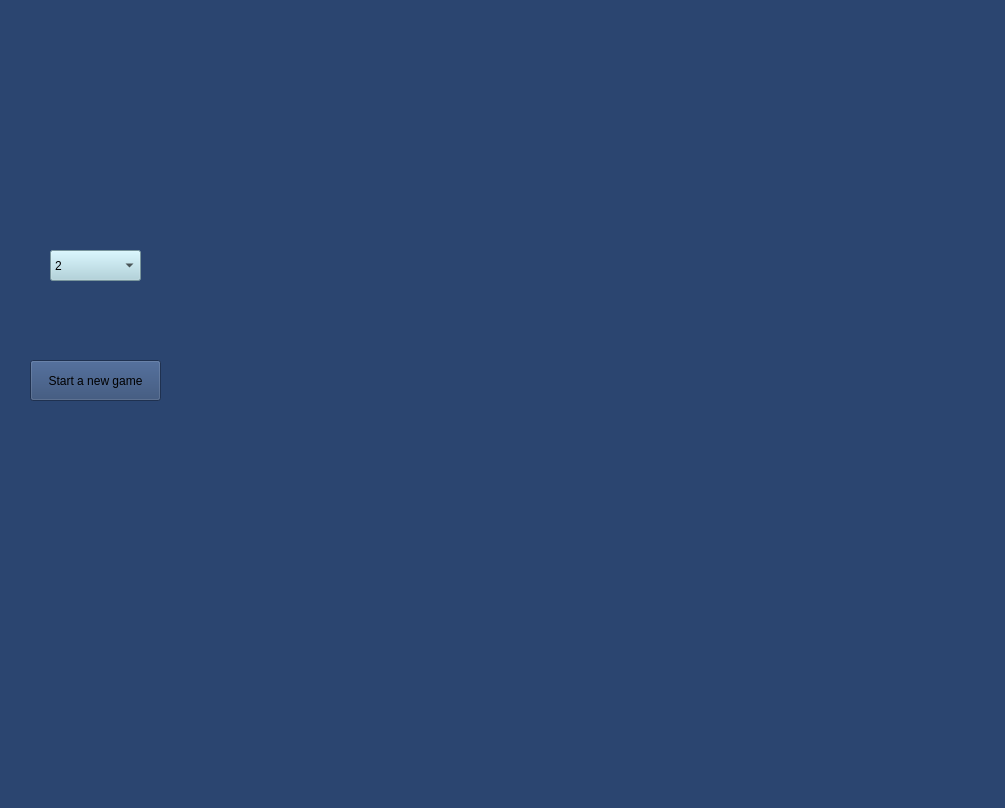
<?xml version="1.0" encoding="UTF-8"?>
<ui version="4.0">
 <class>MainWindow</class>
 <widget class="QMainWindow" name="MainWindow">
  <property name="geometry">
   <rect>
    <x>0</x>
    <y>0</y>
    <width>1005</width>
    <height>808</height>
   </rect>
  </property>
  <property name="windowTitle">
   <string>MainWindow</string>
  </property>
  <property name="styleSheet">
   <string notr="true">background-color:rgb(43, 69, 112);
</string>
  </property>
  <widget class="QWidget" name="centralwidget">
   <widget class="QComboBox" name="comboBox">
    <property name="geometry">
     <rect>
      <x>50</x>
      <y>250</y>
      <width>91</width>
      <height>31</height>
     </rect>
    </property>
    <property name="styleSheet">
     <string notr="true">background-color:rgb(168, 208, 219)</string>
    </property>
    <property name="currentIndex">
     <number>0</number>
    </property>
    <item>
     <property name="text">
      <string>2</string>
     </property>
    </item>
    <item>
     <property name="text">
      <string>3</string>
     </property>
    </item>
    <item>
     <property name="text">
      <string>4</string>
     </property>
    </item>
    <item>
     <property name="text">
      <string>5</string>
     </property>
    </item>
    <item>
     <property name="text">
      <string>6</string>
     </property>
    </item>
    <item>
     <property name="text">
      <string>7</string>
     </property>
    </item>
    <item>
     <property name="text">
      <string>8</string>
     </property>
    </item>
   </widget>
   <widget class="QPushButton" name="pushButton">
    <property name="geometry">
     <rect>
      <x>30</x>
      <y>360</y>
      <width>131</width>
      <height>41</height>
     </rect>
    </property>
    <property name="text">
     <string>Start a new game</string>
    </property>
   </widget>
  </widget>
  <widget class="QMenuBar" name="menubar">
   <property name="geometry">
    <rect>
     <x>0</x>
     <y>0</y>
     <width>1005</width>
     <height>21</height>
    </rect>
   </property>
  </widget>
  <widget class="QStatusBar" name="statusbar"/>
 </widget>
 <resources/>
 <connections/>
</ui>
